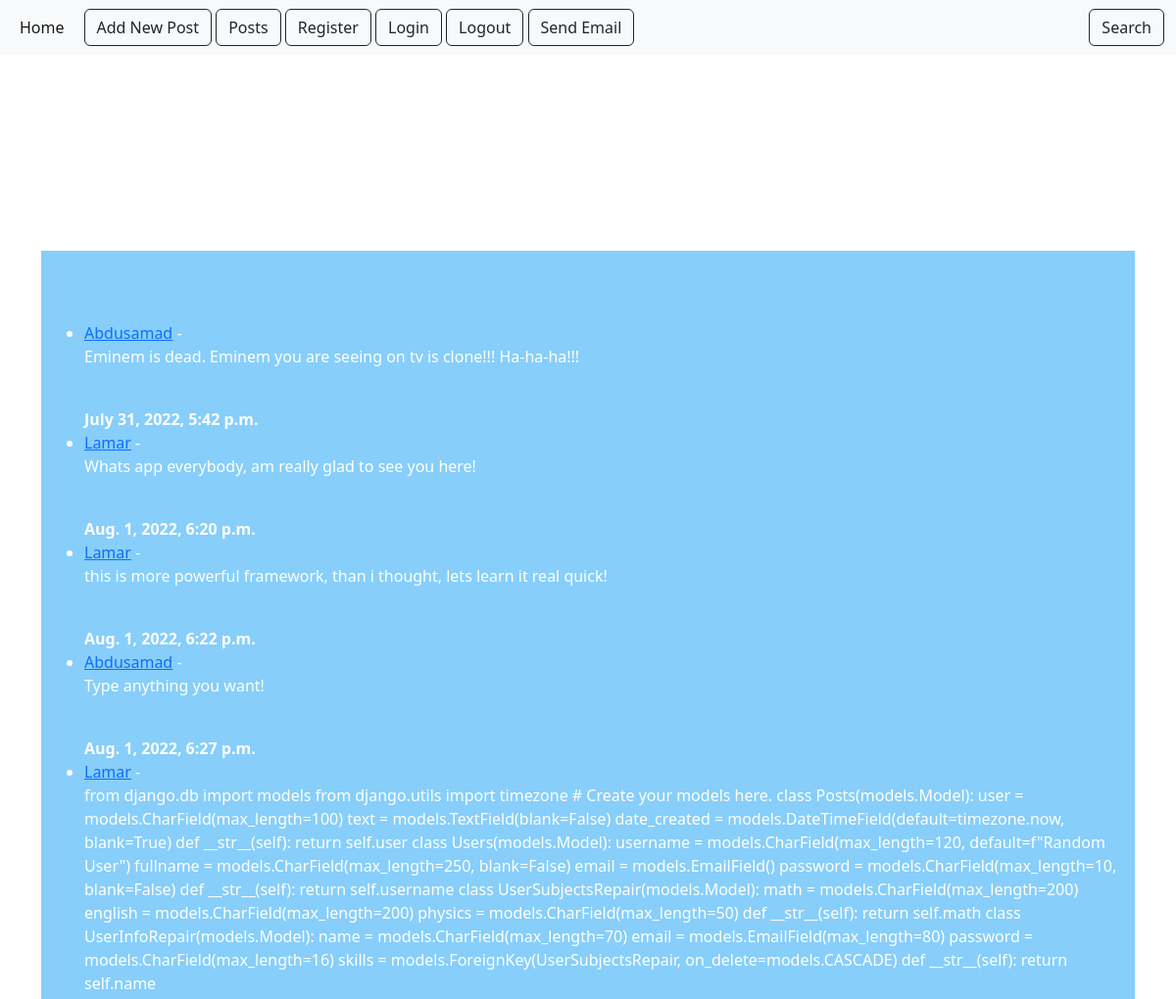
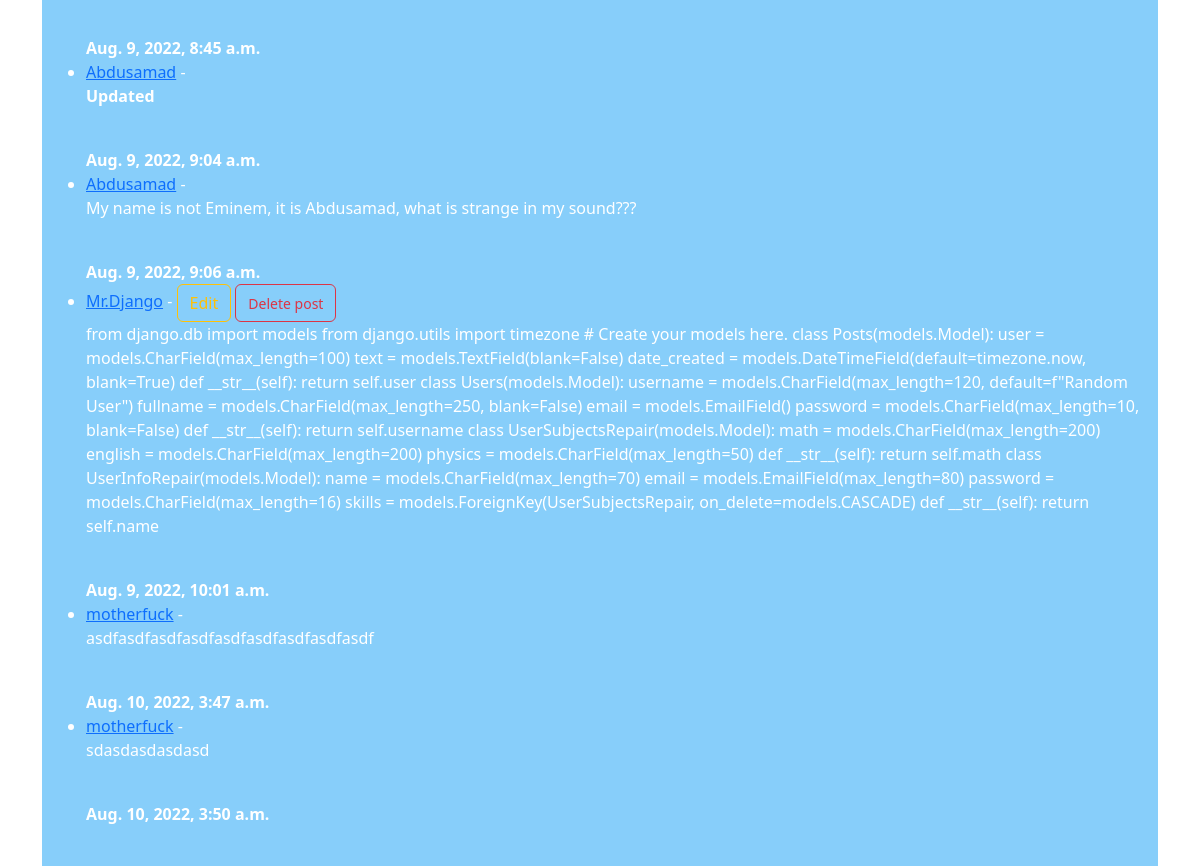
/posts/ (signed in), run on the app's committed database (2 pictures, top to bottom).
### Media/models.py (models this page shows, shortened)
class Posts(models.Model):
    user = models.CharField(max_length=100)
    text = models.TextField(blank=False)
    date_created = models.DateTimeField(default=timezone.now, blank=True)
    likes = models.ManyToManyField(to=User, related_name="liked_posts")

### Media/views.py (the view)
# urls.py: path("posts/", PostsView.as_view(), name='posts'),
class PostsView(ListView):
    template_name = "posts.html"
    model = Posts

### templates/posts.html
{% extends 'BasicPage.html' %}
{% block content %}
<br/>
<br/>
<div class="container" style="background-color: lightskyblue;">
    <br>
    <br>
    <br>
    <ul>
        {% for post in object_list %}
        <li>
            <a href="{% url 'user_information' post.pk %}">{{ post.user }}</a> -
            {% if post.user == user.username %}
            <a class="btn btn-outline-warning" href="{% url 'update' post.pk %}">Edit</a>
            <a class="btn btn-outline-danger" href="{% url 'delete' post.pk %}"><small>Delete post</small></a><br/>
            {% endif %}
            <p>{{ post.text|safe }}</p><br/><strong>{{post.date_created}}</strong>
        </li>
        {% endfor %}
    </ul>
    <br>
</div>
{% endblock %}

### templates/BasicPage.html (style rules this page uses)
body { background-image: url('https://c4.wallpaperflare.com/wallpaper/849/1019/695/1366x768-px-simple-background-architecture-bridges-hd-art-wallpaper-preview.jpg'); color: #FFFFFF; background-size: cover; background-repeat: no-repeat; }

### data on the page
Posts: user "Abdusamad", text "Eminem is dead. Eminem you are seeing on tv is clone!!! Ha-ha-ha!!!", date_created "July 31, 2022, 5:42 p.m."
Posts: user "Lamar", text "Whats app everybody, am really glad to see you here!", date_created "Aug. 1, 2022, 6:20 p.m."
Posts: user "Lamar", text "this is more powerful framework, than i thought, lets learn it real quick!", date_created "Aug. 1, 2022, 6:22 p.m."
Posts: user "Abdusamad", text "Type anything you want!", date_created "Aug. 1, 2022, 6:27 p.m."
Posts: user "Lamar", text "from django.db import models from django.utils import timezone # Create your models here. class Posts(models.Model): user = models.CharField(max_length=100) text = models.TextField(blank=False) date_created = models.DateTimeField(default=timezone.now, blank=True) def __str__(self): return self.user class Users(models.Model): username = models.CharField(max_length=120, default=f\"Random User\") fullname = models.CharField(max_length=250, blank=False) email = models.EmailField() password = models.CharField(max_length=10, blank=False) def __str__(self): return self.username class UserSubjectsRepair(models.Model): math = models.CharField(max_length=200) english = models.CharField(max_length=200)…", date_created "Aug. 9, 2022, 8:45 a.m."
Posts: user "Abdusamad", text "Updated", date_created "Aug. 9, 2022, 9:04 a.m."
Posts: user "Abdusamad", text "My name is not Eminem, it is Abdusamad, what is strange in my sound???", date_created "Aug. 9, 2022, 9:06 a.m."
Posts: user "Mr.Django", shows "Delete post", text "from django.db import models from django.utils import timezone # Create your models here. class Posts(models.Model): user = models.CharField(max_length=100) text = models.TextField(blank=False) date_created = models.DateTimeField(default=timezone.now, blank=True) def __str__(self): return self.user class Users(models.Model): username = models.CharField(max_length=120, default=f\"Random User\") fullname = models.CharField(max_length=250, blank=False) email = models.EmailField() password = models.CharField(max_length=10, blank=False) def __str__(self): return self.username class UserSubjectsRepair(models.Model): math = models.CharField(max_length=200) english = models.CharField(max_length=200)…", date_created "Aug. 9, 2022, 10:01 a.m."
Posts: user "motherfuck", text "asdfasdfasdfasdfasdfasdfasdfasdfasdf", date_created "Aug. 10, 2022, 3:47 a.m."
Posts: user "motherfuck", text "sdasdasdasdasd", date_created "Aug. 10, 2022, 3:50 a.m."
